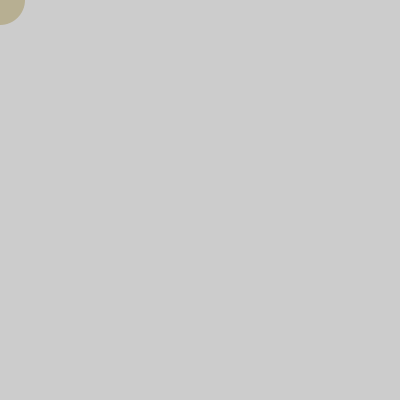
Frame 1 (no input)
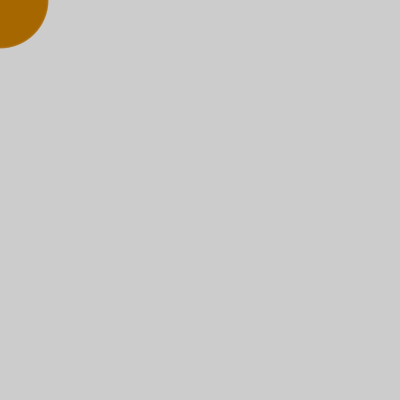
Frame 60 (the mouse pressed at the canvas centre just before this capture)
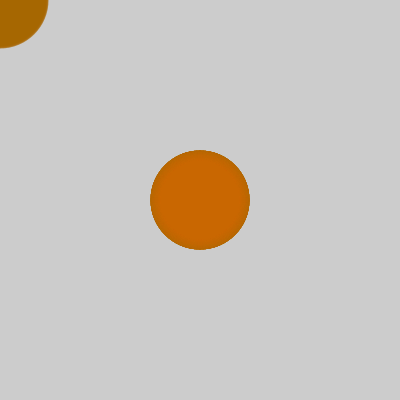
Frame 120 (the mouse held since frame 60 and released just before this capture)

The Processing sketch that drew these frames (run headless with seeded random() and noise(); from frame 60 on, the mouse is pressed at the canvas centre):

// Processing sketch: processing_184670
// ── processing_184670.pde

int rojo = 255;
int tiempo = 0;
int diametro = 50;
  
void setup() {
  size(400, 400);
}
 
void draw() {
  tiempo = tiempo + 1;    
  rojo = int(128 * (1 + sin(tiempo * 2 * PI / frameRate / 20)));
  diametro = int(50 * (1 + sin( tiempo * 2 * PI / frameRate / 5))); // Modifica el diametro del circulo con el paso del tiempo
   
  noStroke();            
  fill(rojo,100, 0, 73);  // Añade un 50% de transparencia al color
  ellipse(mouseX, mouseY, diametro, diametro);
}
